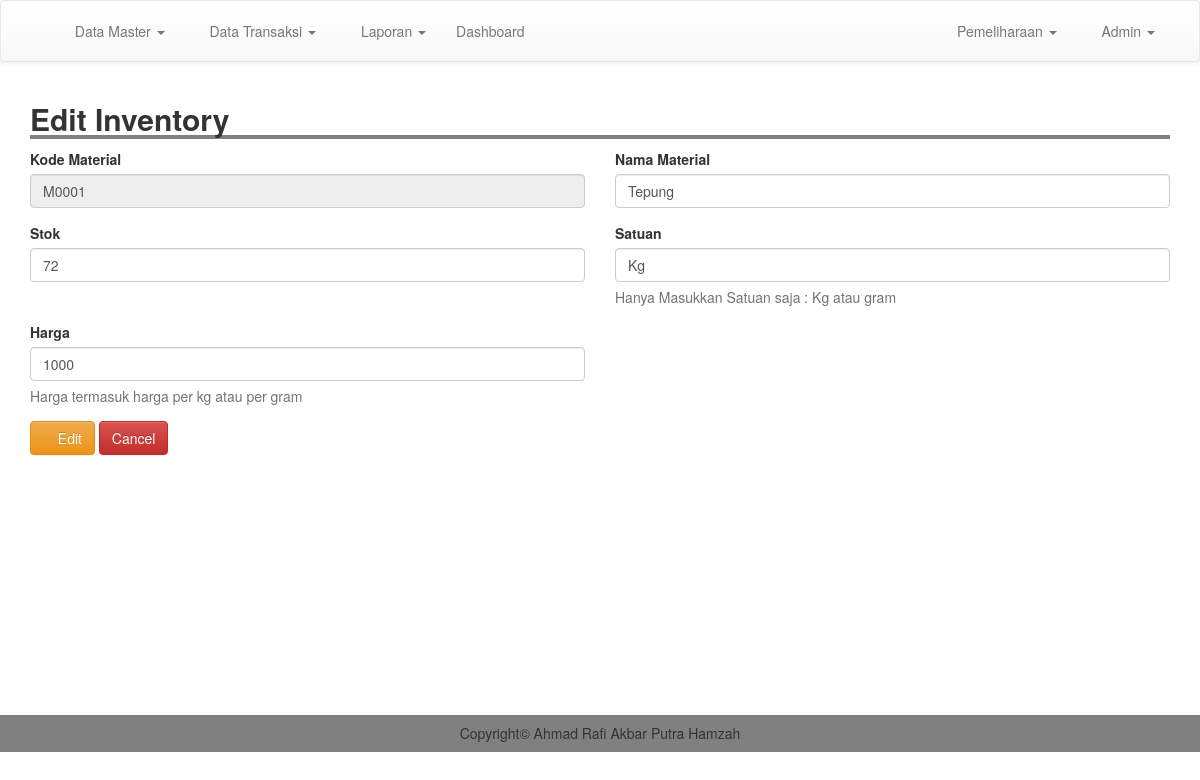
Page /admin/edit_inventory.php?kode=M0001 (signed in) on the committed database.
### tables this page shows
CREATE TABLE `inventory` (
  `kode_bk` varchar(100) NOT NULL,
  `nama` varchar(200) NOT NULL,
  `qty` varchar(200) NOT NULL,
  `satuan` varchar(200) NOT NULL,
  `harga` int(11) NOT NULL,
  `tanggal` date NOT NULL
);

### admin/edit_inventory.php (the view, shortened to what this page needs)
<?php
include 'header.php';
$kode = $_GET['kode'];
$result = mysqli_query($conn, "SELECT * FROM inventory WHERE kode_bk = '$kode'");
$row= mysqli_fetch_assoc($result);
?>
<div class="container">
	<h2 style=" width: 100%; border-bottom: 4px solid gray"><b>Edit Inventory</b></h2>
	<form action="proses/edit_inv.php" method="POST">
		<div class="row">
			<div class="col-md-6">
				<div class="form-group">
					<label for="exampleInputEmail1">Kode Material</label>
					<input type="text" class="form-control" id="exampleInputEmail1" disabled value="<?= $row['kode_bk']; ?>">
				</div>
			</div>
			<div class="col-md-6">
				<div class="form-group">
					<label for="exampleInputEmail1">Nama Material</label>
					<input type="text" class="form-control" id="exampleInputEmail1" placeholder="Masukkan Material" name="nama" value="<?= $row['nama']; ?>">
				</div>
			</div>
		</div>
		<div class="row">
			<div class="col-md-6">
				<div class="form-group">
					<label for="exampleInputEmail1">Stok</label>
					<input type="number" class="form-control" id="exampleInputEmail1"  name="stok" value="<?= $row['qty']; ?>">
				</div>
			</div>
			<div class="col-md-6">
				<div class="form-group">
					<label for="exampleInputEmail1">Satuan</label>
					<input type="text" class="form-control" id="exampleInputEmail1" placeholder="Contoh : Kg" name="satuan" value="<?= $row['satuan']; ?>">
					<p class="help-block">Hanya Masukkan Satuan saja : Kg atau gram</p>
				</div>
			</div>
		</div>
		<div class="row">
			<div class="col-md-6">
				<div class="form-group">
					<label for="exampleInputEmail1">Harga</label>
					<input type="number" class="form-control" id="exampleInputEmail1"  name="harga" placeholder="Contoh : 1000" value="<?= $row['harga']; ?>">
					<p class="help-block">Harga termasuk harga per kg atau per 	gram</p>
				</div>
			</div>
		</div>
		<button type="submit"  class="btn btn-warning" ><i class="glyphicon glyphicon-edit"></i> Edit</button>
		<a href="inventory.php" class="btn btn-danger">Cancel</a>
	</form>
</div>
<br>
<br>
<br>
<br>
<br>
<br>
<br>
<br>
<br>
<br>
<br>
<br>
<br>
<?php
include 'footer.php';
?>

### css/style.css (style rules this page uses)
body { margin:0; padding: 0; }

### rows in the picture
inventory: kode_bk "M0001", nama "Tepung", stok "72", satuan "Kg", harga "1000"
